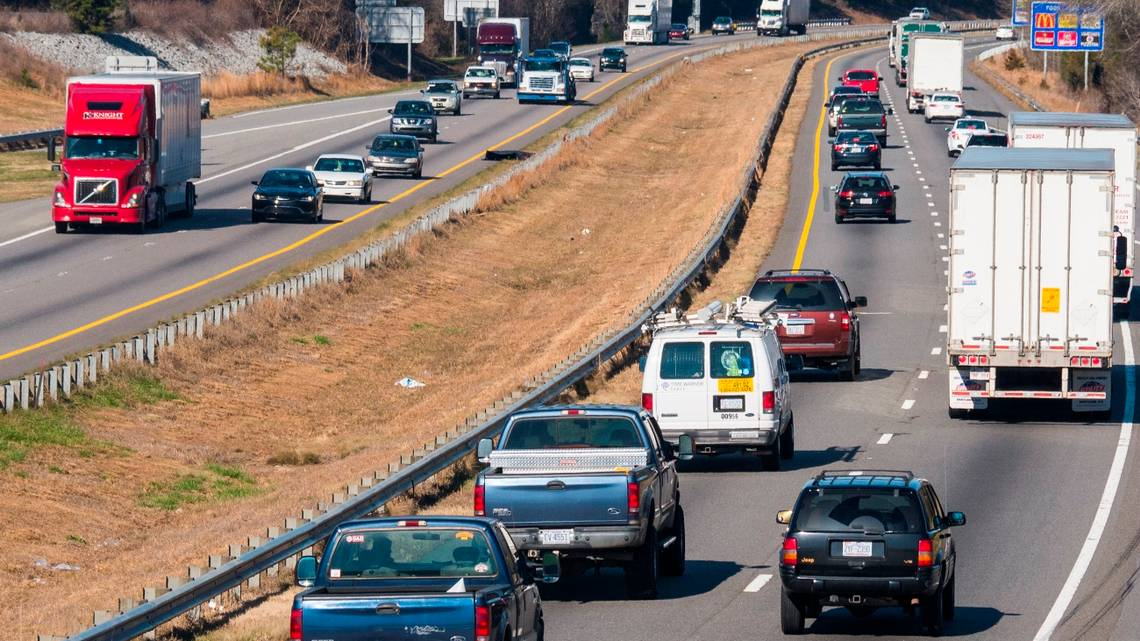
#> input picture images/cars2.jpg, 1140 x 641 px, found by its file name
$ jupyter execute --allow-errors 'Common Objects Detecting from a Image.ipynb'
#> lines starting #> are read from the running program, lines starting #| are printed output that depends on the picture
# <I> Detecting Objects from a Image:

[cell 1]
# checking the version:
import cv2
cv2.__version__

[cell 2]
import cv2
import numpy as np
import matplotlib.pyplot as plt
import cvlib as cv
from cvlib.object_detection import draw_bbox
from numpy.lib.polynomial import poly

#Read the image using imread and display imshow functions
image = cv2.imread("cars2.jpg")
#> image is the input picture: shape (641, 1140, 3); mean B, G, R 115.8, 123.8, 139.5
plt.imshow(image)
plt.show()

#Detect common objects using detect_common_objects function of cv2
#> (the rest of this cell did not finish here and is left out)

[cell 3]
import cv2
import numpy as np
import matplotlib.pyplot as plt
import cvlib as cv
from cvlib.object_detection import draw_bbox
from numpy.lib.polynomial import poly

#Read the image using imread and display imshow functions
image = cv2.imread("cars1.jpg")
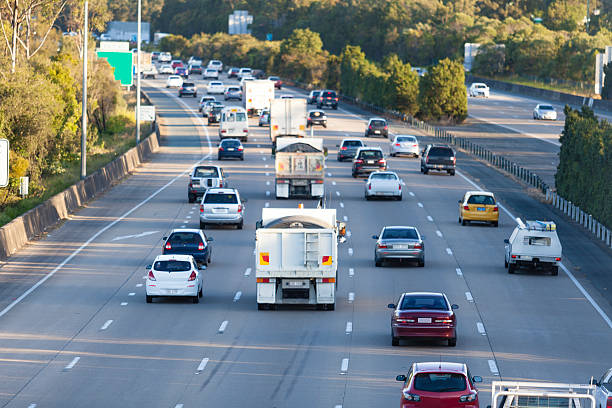
#> input picture images/cars1.jpg, 612 x 408 px, found by its file name
#> image is the input picture: shape (408, 612, 3); mean B, G, R 132.7, 126.7, 115.4
plt.imshow(image)
plt.show()

#Detect common objects using detect_common_objects function of cv2
#> (the rest of this cell did not finish here and is left out)

[cell 4]
import cv2
import numpy as np
import matplotlib.pyplot as plt
import cvlib as cv
from cvlib.object_detection import draw_bbox
from numpy.lib.polynomial import poly

#Read the image using imread and display imshow functions
image = cv2.imread("cars.jpg")
#> (the rest of this cell did not finish here and is left out)

[cell 5]
import cv2
import numpy as np
import matplotlib.pyplot as plt
import cvlib as cv
from cvlib.object_detection import draw_bbox
from numpy.lib.polynomial import poly

#Read the image using imread and display imshow functions
image = cv2.imread("cars3.png")
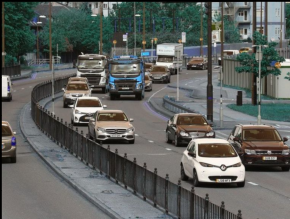
#> input picture images/cars3.png, 290 x 219 px, found by its file name
#> image is the input picture: shape (219, 290, 3); mean B, G, R 93.8, 97.5, 94.3
plt.imshow(image)
plt.show()

#Detect common objects using detect_common_objects function of cv2
#> (the rest of this cell did not finish here and is left out)
